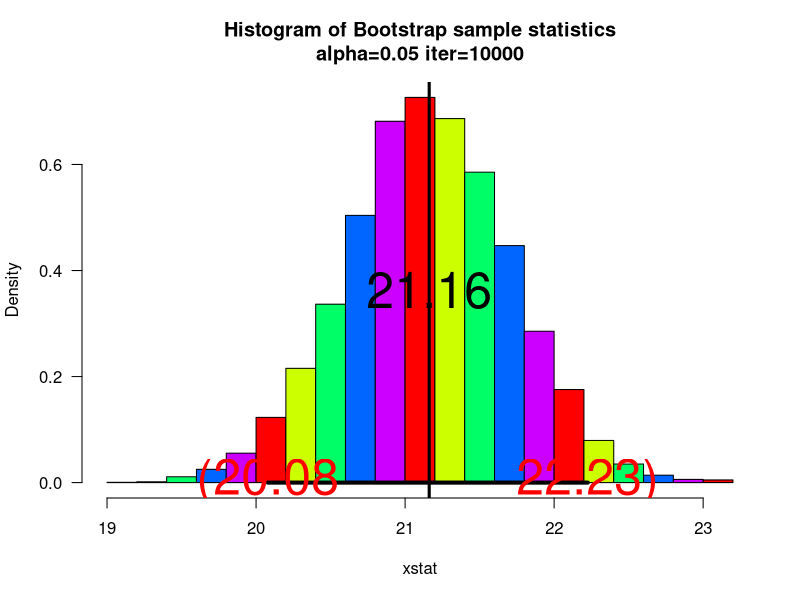

This figure's R source:
## ---- chunk 1
knitr::opts_chunk$set(echo = TRUE)
## ---- chunk 2

mydata <- read.csv("NZBIRDS.csv")
samples <- sample(1:133, 35)
sample = mydata[samples,]
sample

## ---- chunk 3
mp <- c(-1,1)
mean(sample$Body.Mass) + mp*qt(1-.05,34)*sd(sample$Body.Mass)/sqrt(35)
## ---- chunk 4
mean(sample$Egg.Length) + mp*qt(1-.05,34)*sd(sample$Egg.Length)/sqrt(35)
## ---- chunk 5
n1 = 38 
n2 = 78 

p1hat = 21 / n1  
q1hat = 1 - p1hat
p2hat = 7 / n2
q2hat = 1 - p2hat

mp = c(-1,1)
ci <- (p1hat - p2hat) + mp * qnorm(1-.05/2,0,1)*sqrt((p1hat*q1hat/n1) + (p2hat*q2hat/n2))
ci
## ---- chunk 6
t.test(rnorm(100,mean=1312,sd=422),rnorm(47,mean=1352,sd=271),conf.level = .95)
## ---- chunk 7
q6 <- read.csv("ORCHARD.csv")

t.test(q6$CONDITION == "FOG",q6$CONDITION != "FOG",mu = 0, conf.level = .95)
## ---- chunk 8

turbine <- read.csv("GASTURBINE.csv")



var.test(turbine[turbine$ENGINE == "Traditional",]$HEATRATE,turbine[turbine$ENGINE == "Aeroderiv",]$HEATRATE, conf.level = .95 )
## ---- chunk 9
var.test(turbine[turbine$ENGINE=="Advanced",]$HEATRATE,turbine[turbine$ENGINE == "Aeroderiv",]$HEATRATE,conf.level = .95, var.equal=T)
## ---- chunk 10
gob = read.csv("GOBIANTS.csv")

head(gob)
## ---- chunk 11
data<- read.csv("THRUPUT.csv")

t.test(data$HUMAN, data$AUTO, mu=0, paired = T)
## ---- chunk 12
## sample function
set.seed(35) # This will give everyone the same sample
sam=round(rnorm(30,mean=20,sd=3),3)



########### bootstrap function ##################

myboot<-function(iter=10000,x,fun="mean",alpha=0.05,...){  #Notice where the ... is repeated in the code
n=length(x)   #sample size

y=sample(x,n*iter,replace=TRUE)
rs.mat=matrix(y,nr=n,nc=iter,byrow=TRUE)
xstat=apply(rs.mat,2,fun) # xstat is a vector and will have iter values in it 
ci=quantile(xstat,c(alpha/2,1-alpha/2))# Nice way to form a confidence interval
# A histogram follows
# The object para will contain the parameters used to make the histogram
para=hist(xstat,freq=FALSE,las=1,
main=paste("Histogram of Bootstrap sample statistics","\n","alpha=",alpha," iter=",iter,sep=""),
...,col = rainbow(5))

#mat will be a matrix that contains the data, this is done so that I can use apply()
mat=matrix(x,nr=length(x),nc=1,byrow=TRUE)

#pte is the point estimate
#This uses whatever fun is
pte=apply(mat,2,fun)
abline(v=pte,lwd=3,col="Black")# Vertical line
segments(ci[1],0,ci[2],0,lwd=4)      #Make the segment for the ci
text(ci[1],0,paste("(",round(ci[1],2),sep=""),col="Red",cex=3)
text(ci[2],0,paste(round(ci[2],2),")",sep=""),col="Red",cex=3)

# plot the point estimate 1/2 way up the density
text(pte,max(para$density)/2,round(pte,2),cex=3)

return(list(ci=ci,fun=fun,x=x, t=t))# Some output to use if necessary
}
myboot(x=sam)
